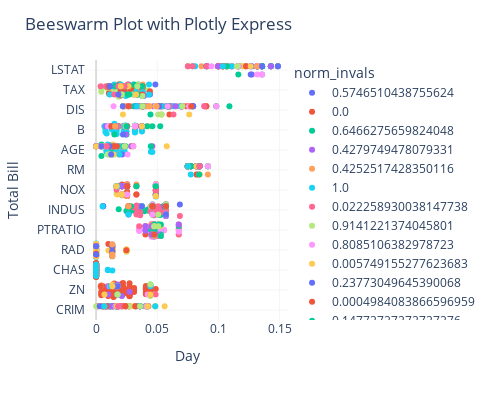

The cell this chart's notebook holds for it:
### Code cell
import plotly.express as px
import seaborn as sns

# Sample data
tips = sns.load_dataset("tips")

# https://community.plotly.com/t/shap-like-bee-swarm-plots/68015/2

# Create a beeswarm plot using Plotly Express
#fig = px.strip(tips, x='total_bill', y='day', color='tip', stripmode='overlay', height=400, width=500)
fig = px.strip(CIUres, x='CI', y='feature', color='norm_invals', stripmode='overlay', height=600, width=500)

# Update layout for better visibility
fig.update_layout(
    title='Beeswarm Plot with Plotly Express',
    xaxis=dict(title='Day'),
    yaxis=dict(title='Total Bill'),
    height=400, 
    width=500
)
fig.update_layout(xaxis=dict(showgrid=True, gridcolor='WhiteSmoke', zerolinecolor='Gainsboro'),
              yaxis=dict(showgrid=True, gridcolor='WhiteSmoke', zerolinecolor='Gainsboro')
)
fig.update_layout(plot_bgcolor='white')

fig = (
    fig
    # Make it so there is no gap between the supporting boxes
    .update_layout(boxgap=0)
    # Increase the jitter so it reaches the sides of the boxes
    .update_traces(jitter=1)
)

# Show the plot
fig.show()
